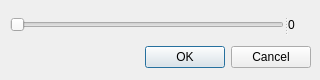
<?xml version="1.0" encoding="UTF-8"?>
<ui version="4.0">
 <class>ContrastDialog</class>
 <widget class="QDialog" name="ContrastDialog">
  <property name="geometry">
   <rect>
    <x>0</x>
    <y>0</y>
    <width>320</width>
    <height>80</height>
   </rect>
  </property>
  <property name="windowTitle">
   <string>Kontrast</string>
  </property>
  <widget class="QWidget" name="layoutWidget">
   <property name="geometry">
    <rect>
     <x>10</x>
     <y>10</y>
     <width>301</width>
     <height>61</height>
    </rect>
   </property>
   <property name="maximumSize">
    <size>
     <width>16777215</width>
     <height>61</height>
    </size>
   </property>
   <layout class="QVBoxLayout" name="verticalLayout_5">
    <item>
     <widget class="QSplitter" name="splitter_2">
      <property name="maximumSize">
       <size>
        <width>16777215</width>
        <height>30</height>
       </size>
      </property>
      <property name="orientation">
       <enum>Qt::Horizontal</enum>
      </property>
      <widget class="QSplitter" name="splitter">
       <property name="maximumSize">
        <size>
         <width>16777215</width>
         <height>30</height>
        </size>
       </property>
       <property name="orientation">
        <enum>Qt::Horizontal</enum>
       </property>
       <widget class="QWidget" name="layoutWidget_2">
        <property name="maximumSize">
         <size>
          <width>16777215</width>
          <height>30</height>
         </size>
        </property>
        <layout class="QHBoxLayout" name="horizontalLayout">
         <item>
          <layout class="QVBoxLayout" name="verticalLayout_2"/>
         </item>
         <item>
          <layout class="QVBoxLayout" name="verticalLayout_4">
           <item>
            <widget class="QSlider" name="partSlider">
             <property name="maximumSize">
              <size>
               <width>16777215</width>
               <height>22</height>
              </size>
             </property>
             <property name="minimum">
              <number>0</number>
             </property>
             <property name="maximum">
              <number>100</number>
             </property>
             <property name="orientation">
              <enum>Qt::Horizontal</enum>
             </property>
            </widget>
           </item>
          </layout>
         </item>
        </layout>
       </widget>
       <widget class="QWidget" name="layoutWidget_3">
        <property name="maximumSize">
         <size>
          <width>16777215</width>
          <height>30</height>
         </size>
        </property>
        <layout class="QVBoxLayout" name="verticalLayout">
         <item>
          <widget class="QLabel" name="partitionVal">
           <property name="maximumSize">
            <size>
             <width>16777215</width>
             <height>28</height>
            </size>
           </property>
           <property name="text">
            <string>0</string>
           </property>
          </widget>
         </item>
        </layout>
       </widget>
      </widget>
     </widget>
    </item>
    <item>
     <widget class="QDialogButtonBox" name="buttonBox">
      <property name="maximumSize">
       <size>
        <width>16777215</width>
        <height>23</height>
       </size>
      </property>
      <property name="orientation">
       <enum>Qt::Horizontal</enum>
      </property>
      <property name="standardButtons">
       <set>QDialogButtonBox::Cancel|QDialogButtonBox::Ok</set>
      </property>
     </widget>
    </item>
   </layout>
  </widget>
 </widget>
 <resources/>
 <connections>
  <connection>
   <sender>partSlider</sender>
   <signal>valueChanged(int)</signal>
   <receiver>partitionVal</receiver>
   <slot>setNum(int)</slot>
   <hints>
    <hint type="sourcelabel">
     <x>62</x>
     <y>24</y>
    </hint>
    <hint type="destinationlabel">
     <x>292</x>
     <y>20</y>
    </hint>
   </hints>
  </connection>
  <connection>
   <sender>buttonBox</sender>
   <signal>accepted()</signal>
   <receiver>ContrastDialog</receiver>
   <slot>accept()</slot>
   <hints>
    <hint type="sourcelabel">
     <x>178</x>
     <y>58</y>
    </hint>
    <hint type="destinationlabel">
     <x>177</x>
     <y>156</y>
    </hint>
   </hints>
  </connection>
  <connection>
   <sender>buttonBox</sender>
   <signal>rejected()</signal>
   <receiver>ContrastDialog</receiver>
   <slot>reject()</slot>
   <hints>
    <hint type="sourcelabel">
     <x>263</x>
     <y>60</y>
    </hint>
    <hint type="destinationlabel">
     <x>264</x>
     <y>241</y>
    </hint>
   </hints>
  </connection>
 </connections>
</ui>
